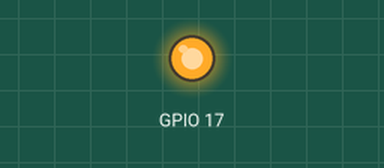
The program below on a simulated Raspberry Pi (BCM pin numbers), started with the arguments 17 17 green. Parts: output pins drawn as LEDs (lit = HIGH). At 0.0 s the program stops and its outputs stay as they are.

Above: at 0.1 s.
Timing chart, 0 to 1.5 s (numbered marks = the images above):
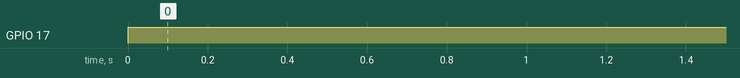

The program:

indicate.py
```python
import RPi.GPIO as GPIO
import sys

redPin = int(sys.argv[1])
greenPin = int(sys.argv[2])

color = sys.argv[3]

GPIO.setmode(GPIO.BCM)
GPIO.setwarnings(False)
GPIO.setup(redPin, GPIO.OUT)
GPIO.setup(greenPin, GPIO.OUT)

if color == "green":
	GPIO.output(redPin, False)
	GPIO.output(greenPin, True)
elif color == "red":
	GPIO.output(redPin, True)
	GPIO.output(greenPin, False)
elif color == "yellow":
	GPIO.output(redPin, True)
	GPIO.output(greenPin, True)
else:
	GPIO.output(redPin, False)
	GPIO.output(greenPin, False)
```

Measured:
- by itself, GPIO 17: LOW → HIGH at 0.00 s
